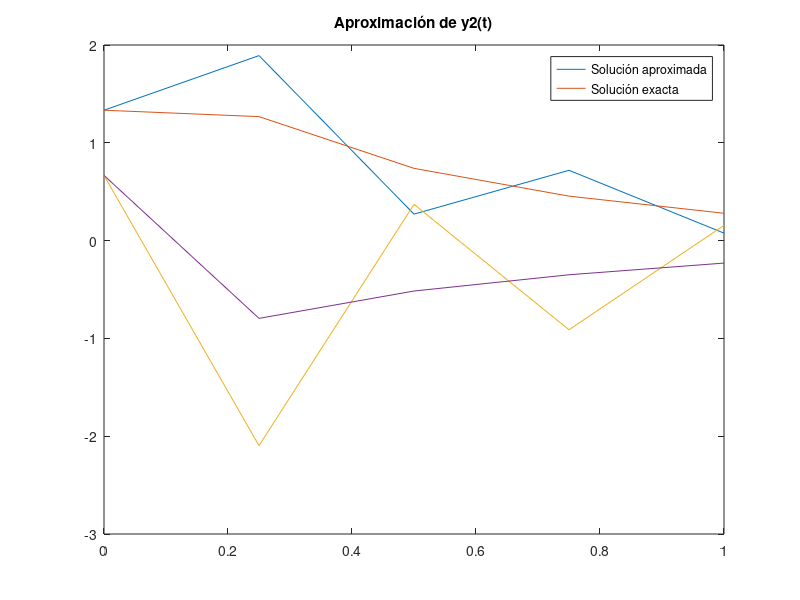

MATLAB code for this plot:

%Crank Nicolson
N= 2;
y = @(t,y) [9*y(1)+24*y(2)+5*cos(t)-1/3*sin(t); -24*y(1)-51*y(2)-9*cos(t)+1/3*sin(t)];
yexact = @(t) [2*exp(-3*t)-exp(-39*t)+1/3*cos(t); -exp(-3*t)+2*exp(-39*t)-1/3*cos(t)];
y1exact =  @(t) 2*exp(-3*t)-exp(-39*t)+1/3*cos(t)
y2exact = @(t) -exp(-3*t)+2*exp(-39*t)-1/3*cos(t);

a = 0;
b = 1;
y10 = 4/3;
y20 = 2/3;
y0 = [y10; y20];
hf = @(j) 2.^(-j);
h = hf(2);

T = (a:h:b)';
n = size(T,1);
Y=zeros(n,N);
Y(1,:)=y0;

for j=1:n-1
    back = @(z) z - (h/2)*y(T(j+1),z)' - Y(j,:) - (h/2)* y(T(j),Y(j,:))';
    C = fsolve(back,Y(j,:));
    Y(j+1,:) = C';
end

Y1exact = y1exact(T);
Y2exact = y2exact(T)

Yexact = [Y1exact Y2exact];

plot(T', Y(:,1))
hold on
plot(T', Y1exact)
legend('Solución aproximada','Solución exacta')
title("Aproximación de y1(t)" )

plot(T', Y(:,2))
hold on
plot(T', Y2exact)
legend('Solución aproximada','Solución exacta')
title("Aproximación de y2(t)" )